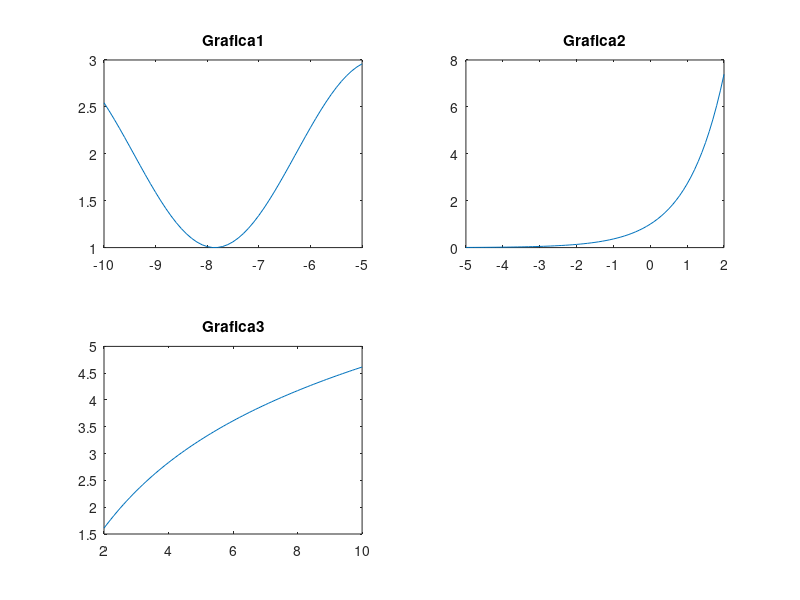

Recreate this plot in MATLAB.
x=-10:0.1:-5;
y=2+sin(x);
subplot(2,2,1),plot(x,y),title('Grafica1');
x=-5:0.1:2;
y=exp(x);
subplot(2,2,2),plot(x,y),title('Grafica2');
x=2:0.1:10;
y=log(x.^2+1);
subplot(2,2,3),plot(x,y),title('Grafica3');
